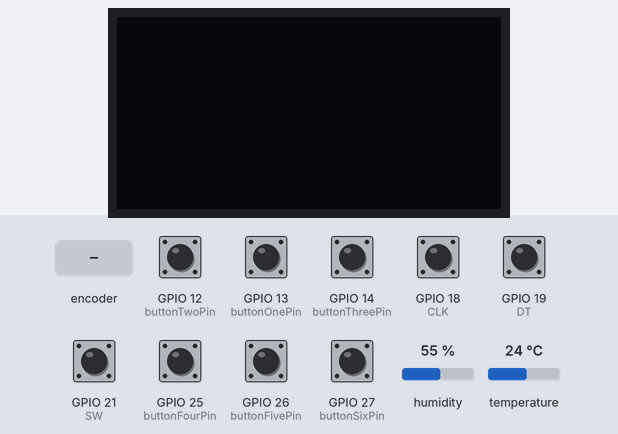
A sketch run on a simulated ESP32. Parts: 128×64 one-colour display. The inputs (shaded band) are chosen by the test bench; at power-on: GPIO 12 (buttonTwoPin), GPIO 13 (buttonOnePin), GPIO 14 (buttonThreePin), GPIO 18 (CLK), GPIO 19 (DT), GPIO 21 (SW), GPIO 25 (buttonFourPin), GPIO 26 (buttonFivePin), GPIO 27 (buttonSixPin) HIGH, humidity 55 %, temperature 24 °C. What the sketch prints to the serial monitor is not drawn.

Above: at 1.2 s.
1.3 s: rotary encoder on GPIO 18 (CLK) / GPIO 19 (DT) turned 1 step (first pin leading)
3.0 s: GPIO 12 (buttonTwoPin) pulled LOW for 1 s
At 4.19 s:
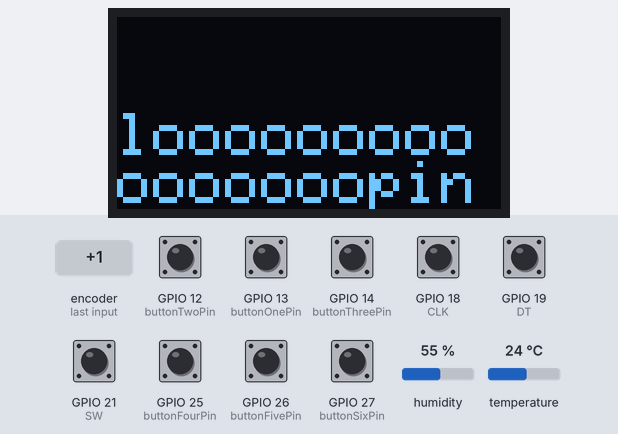
6.4 s: rotary encoder on GPIO 18 (CLK) / GPIO 19 (DT) turned 1 step (first pin leading)
At 6.59 s:
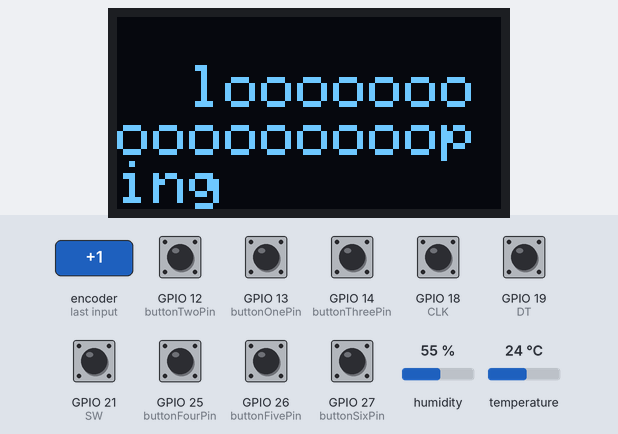
9.6 s: GPIO 13 (buttonOnePin) pulled LOW for 1 s
At 9.71 s:
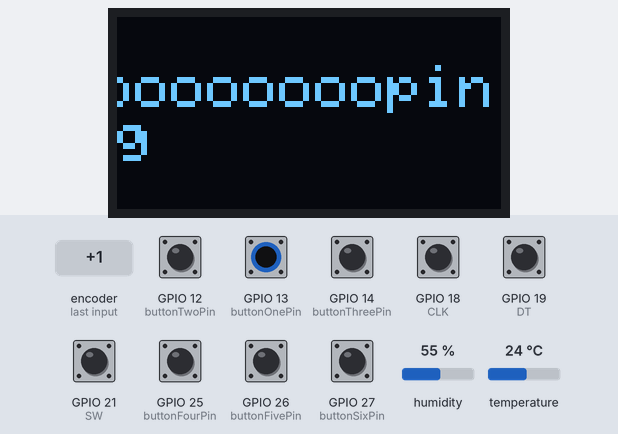
12.1 s: GPIO 14 (buttonThreePin) pulled LOW for 0.15 s
14.0 s: GPIO 26 (buttonFivePin) pulled LOW for 1 s
At 15.23 s:
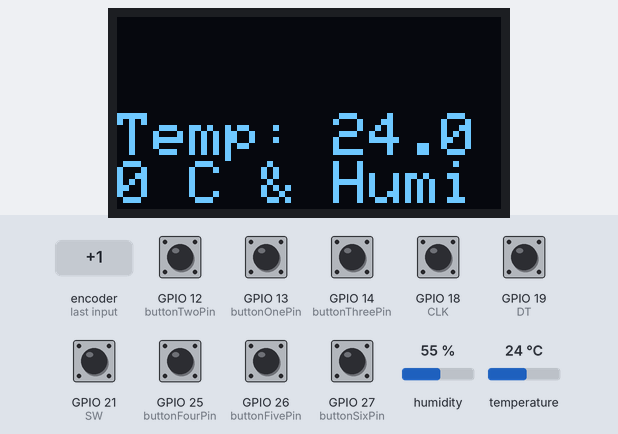
Timing chart, 0 to 17.0 s (numbered marks = the images above; inputs shaded):
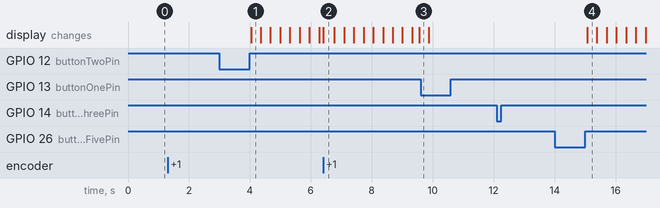

The sketch:

espmacro.ino
```cpp
// Safe ESP32 GPIO Pin Definitions

#include <DHT.h>
#include <Adafruit_SSD1306.h>
#include <Adafruit_GFX.h>
#include <Wire.h>

#define CLK 18         // Rotary encoder CLK pin
#define DT 19          // Rotary encoder DT pin
#define SW 21          // Rotary encoder pushbutton

#define DHTPIN 33        // Use any free digital GPIO
#define DHTTYPE DHT22    // or DHT11 if that's what you have

#define SCREEN_WIDTH 128
#define SCREEN_HEIGHT 64
#define OLED_SDA 22
#define OLED_SCL 23

Adafruit_SSD1306 display(SCREEN_WIDTH, SCREEN_HEIGHT, &Wire, -1);

#define buttonOnePin 13
#define buttonTwoPin 12
#define buttonThreePin 14
#define buttonFourPin 25
#define buttonFivePin 26
#define buttonSixPin 27

int lastStateCLK;
int counter = 0;
int oldCounter = 0;
unsigned long previousMillis = 0;
unsigned long interval = 15 * 60 * 1000UL;

enum ButtonEvent { None, SingleClick, DoubleClick, LongPress };
const unsigned long ButTimeout    = 250;
const unsigned long LongPressTime = 1000;
const unsigned long debounceDelay = 10;
DHT dht(DHTPIN, DHTTYPE);

struct ButtonState {
  byte stableState;
  byte lastReading;
  unsigned long lastDebounceTime;
  unsigned long pressTime;
  unsigned long msecLst;
  bool longPressReported;
};

ButtonState buttonOneState   = { HIGH, HIGH, 0, 0, 0, false };
ButtonState buttonTwoState   = { HIGH, HIGH, 0, 0, 0, false };
ButtonState buttonThreeState = { HIGH, HIGH, 0, 0, 0, false };
ButtonState buttonFourState  = { HIGH, HIGH, 0, 0, 0, false };
ButtonState buttonFiveState  = { HIGH, HIGH, 0, 0, 0, false };
ButtonState buttonSixState   = { HIGH, HIGH, 0, 0, 0, false };

void setup() {
  pinMode(CLK, INPUT_PULLUP);
  pinMode(DT, INPUT_PULLUP);
  pinMode(SW, INPUT_PULLUP);

  pinMode(buttonOnePin,   INPUT_PULLUP);
  pinMode(buttonTwoPin,   INPUT_PULLUP);
  pinMode(buttonThreePin, INPUT_PULLUP);
  pinMode(buttonFourPin,  INPUT_PULLUP);
  pinMode(buttonFivePin,  INPUT_PULLUP);
  pinMode(buttonSixPin,   INPUT_PULLUP);

  Serial.begin(115200);
  dht.begin();
  lastStateCLK = digitalRead(CLK);
}

void loop() {
  unsigned long now = millis();

  unsigned long currentMillis = millis();

  if (currentMillis - previousMillis >= interval) {
    OledTemp();
    previousMillis = currentMillis;
  }
  volumeRotary();
  buttonPressCheckWrapper(buttonOnePin,   now, buttonOneState,   "buttonOne");
  buttonPressCheckWrapper(buttonTwoPin,   now, buttonTwoState,   "buttonTwo");
  buttonPressCheckWrapper(buttonThreePin, now, buttonThreeState, "buttonThree");
  buttonPressCheckWrapper(buttonFourPin,  now, buttonFourState,  "buttonFour");
  buttonPressCheckWrapper(buttonFivePin,  now, buttonFiveState,  "buttonFive");
  buttonPressCheckWrapper(buttonSixPin,   now, buttonSixState,   "buttonSix");
}

void volumeRotary() {
  int currentStateCLK = digitalRead(CLK);
  if (currentStateCLK != lastStateCLK) {
    if (digitalRead(DT) != currentStateCLK) {
      counter--;
    } else {
      counter++;
    }
    Serial.print("Counter: ");
    Serial.println(counter);
    if (counter > oldCounter) {
      Serial.println("UP");
    } else if (counter < oldCounter) {
      Serial.println("DOWN");
    }
    oldCounter = counter;
  }
  lastStateCLK = currentStateCLK;

  if (digitalRead(21) == LOW) {
    Serial.println("MUTE");
    delay(1000);
  }
}

int buttonPressCheck(int buttonPin, unsigned long now, ButtonState &state) {
  byte reading = digitalRead(buttonPin);

  if (reading != state.lastReading) {
    state.lastDebounceTime = now;
  }
  state.lastReading = reading;

  if ((now - state.lastDebounceTime) > debounceDelay) {
    if (reading != state.stableState) {
      state.stableState = reading;
      if (state.stableState == LOW) {
        // Button pressed
        state.pressTime = now;
        state.longPressReported = false;
      } else {
        unsigned long pressDuration = now - state.pressTime;
        if (pressDuration >= LongPressTime && !state.longPressReported) {
          state.longPressReported = true;
          state.msecLst = 0;
          return LongPress;
        }
        else if (!state.longPressReported) {
          if (state.msecLst != 0 && (now - state.msecLst < ButTimeout)) {
            state.msecLst = 0;
            return DoubleClick;
          }
          else {
            state.msecLst = now;
          }
        }
      }
    }
  }

  if (state.msecLst != 0 && (now - state.msecLst > ButTimeout)) {
    state.msecLst = 0;
    return SingleClick;
  }

  if (state.stableState == LOW && !state.longPressReported && (now - state.pressTime >= LongPressTime)) {
    state.longPressReported = true;
    state.msecLst = 0;
    return LongPress;
  }

  return None;
}

void OledTemp()
{
  Wire.begin(OLED_SDA, OLED_SCL);
  display.begin(SSD1306_SWITCHCAPVCC, 0x3C);
  display.clearDisplay();

  float temp = dht.readTemperature();
  float hum = dht.readHumidity();

  if (isnan(temp) || isnan(hum)) {
    Serial.println("Failed to read from DHT sensor!");
    scrollText("Failed to read from DHT sensor!", 3);
    return;
  }
  else
  {
    scrollText("Temp: " + String(temp) + " C & Humidity: " + String(hum) + "%" , 2);
    int aInt = (int)(temp * 100);  // 12.34 → 1234
    int bInt = (int)(hum * 100);  // 56.78 → 5678
    long combined = (long)aInt * 10000 + bInt;
    Serial.println((combined));
  }
}

void scrollText(String text, uint8_t textSize) {
  int16_t x = display.width();  // Start off right edge
  int16_t y = (display.height() / 2) - (textSize * 8);  // Center vertically

  display.setTextSize(textSize);
  display.setTextColor(WHITE);

  while (x > -display.width()) {  // Scroll until text exits left
    display.clearDisplay();
    display.setCursor(x, y);
    display.print(text);
    display.display();
    x -= 2;  // Adjust speed here
    delay(20);  // Adjust smoothness here
  }
    display.clearDisplay();
    display.display();
}

void buttonPressCheckWrapper(int buttonPin, unsigned long now, ButtonState &state, const char* buttonName) {
  int event = buttonPressCheck(buttonPin, now, state);
  switch (event) {
    case SingleClick:
      Serial.print(buttonName);
      Serial.print("SingleClick");
      Serial.println();
      break;
    case DoubleClick:
      if(buttonName == "buttonFive")
      {
          OledTemp();
          break;
      }
      Serial.print(buttonName);
      Serial.print("DoubleClick");
      Serial.println();
      break;
    case LongPress:
      if(buttonName == "buttonFive")
      {
          OledTemp();
          break;
      }
      Serial.print(buttonName);
      Serial.print("LongPress");
      if(buttonName == "buttonTwo")
        scrollText("looooooooooooooooping",2);
      Serial.println();
      break;
    default:
      break;
  }
}
```

Measured:
- after the input at 1.3 s, every drawn part: stays the same
- after the input at 3.0 s, the display: changes after 1.0 s (image 1)
- after the input at 12.1 s, every drawn part: stays the same
- after the input at 14.0 s, the display: changes after 1.1 s (image 4)
